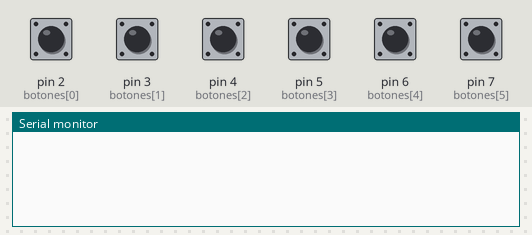
Bench run of a sketch on a simulated Arduino Uno, built with avr-gcc and run on an emulated ATmega328P. Shown: the last lines printed to the serial monitor. The test bench sets the inputs (shaded band); at power-on: pin 2 (botones[0]), pin 3 (botones[1]), pin 4 (botones[2]), pin 5 (botones[3]), pin 6 (botones[4]), pin 7 (botones[5]) HIGH.

Above: at 1.2 s.
1.3 s: pin 2 (botones[0]) pulled LOW for 0.15 s
At 2.4 s:
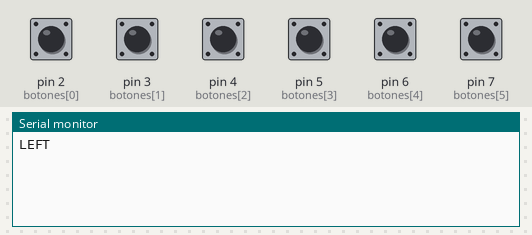
2.9 s: pin 3 (botones[1]) pulled LOW for 0.15 s
At 3.3 s:
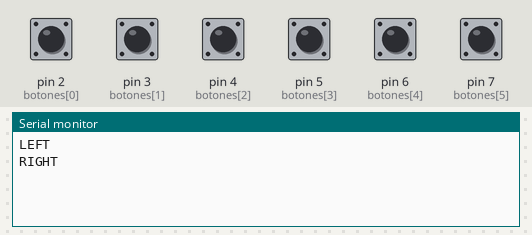
4.5 s: pin 4 (botones[2]) pulled LOW for 0.15 s
At 5.5 s:
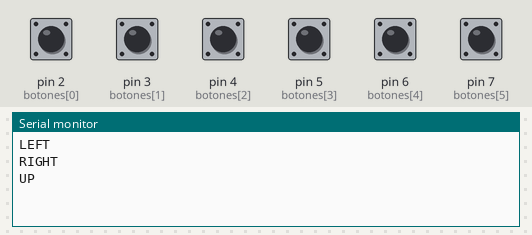
6.1 s: pin 5 (botones[3]) pulled LOW for 0.15 s
At 7.3 s:
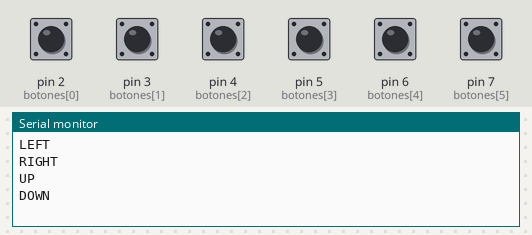
7.7 s: pin 6 (botones[4]) pulled LOW for 0.15 s
At 8.5 s:
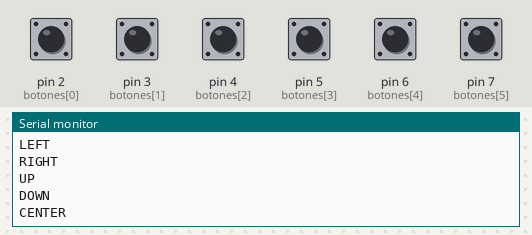
9.3 s: pin 7 (botones[5]) pulled LOW for 0.15 s
At 10.6 s:
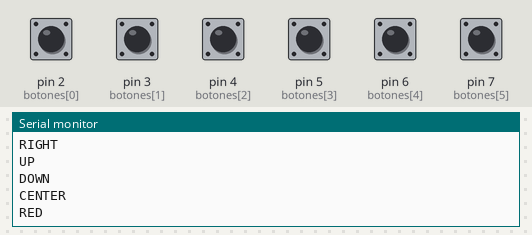

The sketch:

arduino_botones.ino
```cpp
const int botones[] = {2, 3, 4, 5, 6, 7};

const char* nombres[] = {
  "LEFT",
  "RIGHT",
  "UP",
  "DOWN",
  "CENTER",
  "RED"
};

int estados[6];

void setup() {
  Serial.begin(9600);

  for (int i = 0; i < 6; i++) {
    pinMode(botones[i], INPUT_PULLUP);
    estados[i] = HIGH;
  }
}

void loop() {
  for (int i = 0; i < 6; i++) {
    int actual = digitalRead(botones[i]);

    if (estados[i] == HIGH && actual == LOW) {
      Serial.println(nombres[i]);
    }

    estados[i] = actual;
  }

  delay(30);
}
```

Measured:
- after the input at 1.3 s, the serial monitor: prints a new line at once (image 1)
- after the input at 2.9 s, the serial monitor: prints a new line at once (image 2)
- after the input at 4.5 s, the serial monitor: prints a new line at once (image 3)
- after the input at 6.1 s, the serial monitor: prints a new line at once (image 4)
- after the input at 7.7 s, the serial monitor: prints a new line at once (image 5)
- after the input at 9.3 s, the serial monitor: prints a new line at once (image 6)
